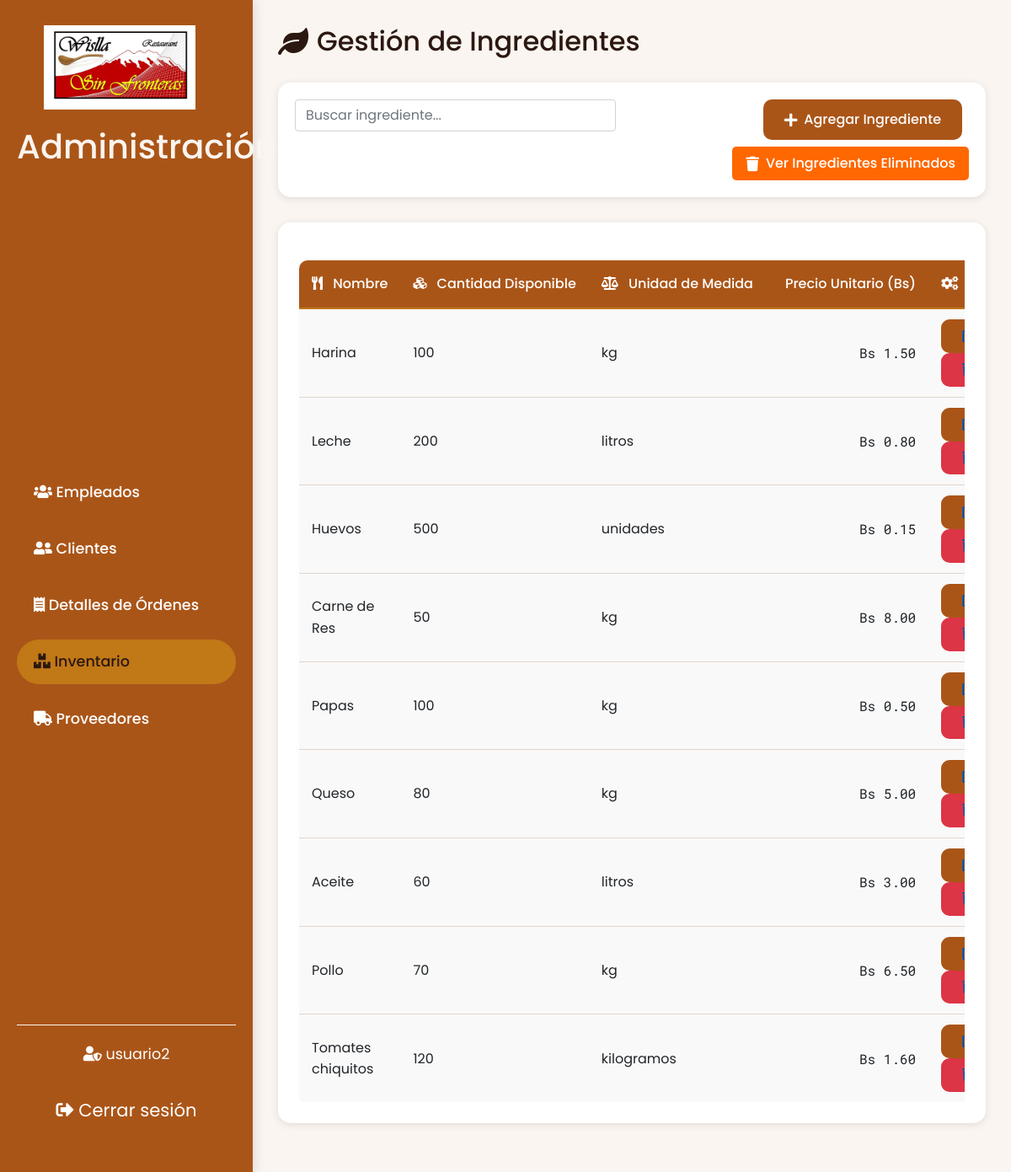
/paginaProyectoRest/administrador/inventario.php (signed in), run on the app's committed database.
### tables this page shows
CREATE TABLE `ingredientes` (
  `id` bigint(20) NOT NULL,
  `nombre` varchar(255) NOT NULL,
  `cantidad_disponible` int(11) NOT NULL CHECK (`cantidad_disponible` >= 0),
  `unidad_medida` varchar(50) NOT NULL,
  `precio_unitario` decimal(10,2) NOT NULL CHECK (`precio_unitario` >= 0),
  `activo` tinyint(1) NOT NULL DEFAULT 1,
  `motivo_eliminacion` varchar(100) DEFAULT NULL
);

### paginaProyectoRest/administrador/inventario.php (the view, shortened to what this page needs)
<?php
$nombre_admin = $_SESSION['nombre'];
$conn = conexion();
$sql_ingredientes = "SELECT * FROM ingredientes WHERE activo = 1";
$result_ingredientes = mysqli_query($conn, $sql_ingredientes);
?>
<!DOCTYPE html>
<html lang="es">
<head>
    <link href="https://cdnjs.cloudflare.com/ajax/libs/font-awesome/5.15.4/css/all.min.css" rel="stylesheet">
    <link href="https://cdnjs.cloudflare.com/ajax/libs/bootstrap/5.1.3/css/bootstrap.min.css" rel="stylesheet">
    <link rel="stylesheet" href="../css/styleCliAdmin.css">
</head>
<body>
    <div class="layout">
        <aside class="sidebar">
            <div class="logo">
                <a class="navbar-brand" href="#">
                    <img src="../imagenes/WisllaLogo.jpg" alt="Logo de Wislla">
                </a>
                <h1>Administración</h1>
            </div>
            <nav class="main-nav">
                <ul>
                    <li><a href="admin.php"><i class="fas fa-users"></i> Empleados</a></li>
                    <li><a href="clientes.php"><i class="fas fa-user-friends"></i> Clientes</a></li>
                    <li><a href="detalles.php"><i class="fas fa-receipt"></i> Detalles de Órdenes</a></li>
                    <li><a href="inventario.php" class="active"><i class="fas fa-boxes"></i> Inventario</a></li>
                    <li><a href="proveedores.php"><i class="fas fa-truck"></i> Proveedores</a></li>
                </ul>
            </nav>
            <div class="user-section">
                <span><i class="fas fa-user-shield"></i> <?= htmlspecialchars($nombre_admin); ?></span>
                <br><br>
                <a href="../registro/logout.php" class="logout-btn">
                    <i class="fas fa-sign-out-alt"></i> Cerrar sesión
                </a>
            </div>
        </aside>
        <main class="main-content">
            <header class="content-header">
                <h2><i class="fas fa-leaf"></i> Gestión de Ingredientes</h2>
            </header>
            <section class="filter-section">
                <div class="row">
                    <div class="col">
                        <input type="text" id="searchInput" class="form-control" placeholder="Buscar ingrediente..." onkeyup="buscarIngredientes()">
                    </div>
                    <div class="col text-end">
                        <button class="btn btn-primary me-2" data-bs-toggle="modal" data-bs-target="#addIngredientModal">
                            <i class="fas fa-plus"></i> Agregar Ingrediente
                        </button>
                        <a href="ingredientes_eliminados.php" class="btn btn-secondary mt-2">
                            <i class="fas fa-trash"></i> Ver Ingredientes Eliminados
                        </a>
                    </div>
                </div>
            </section>
            <section class="stats-card">
                <div class="table-responsive">
                    <table class="table">
                        <thead>
                            <tr>
                                <th><i class="fas fa-utensils"></i> Nombre</th>
                                <th><i class="fas fa-cubes"></i> Cantidad Disponible</th>
                                <th><i class="fas fa-balance-scale"></i> Unidad de Medida</th>
                                <th><i class=""></i> Precio Unitario (Bs)</th>
                                <th><i class="fas fa-cogs"></i> Acciones</th>
                            </tr>
                        </thead>
                        <tbody>
                            <?php while($row = mysqli_fetch_assoc($result_ingredientes)): ?>
                                <tr>
                                    <td><?= htmlspecialchars($row['nombre']); ?></td>
                                    <td>
                                        <?php if($row['cantidad_disponible'] < 10): ?>
                                            <span class="badge bg-warning">
                                                <?= htmlspecialchars($row['cantidad_disponible']); ?>
                                            </span>
                                        <?php else: ?>
                                            <?= htmlspecialchars($row['cantidad_disponible']); ?>
                                        <?php endif; ?>
                                    </td>
                                    <td><?= htmlspecialchars($row['unidad_medida']); ?></td>
                                    <td class="amount-column">Bs <?= number_format($row['precio_unitario'], 2); ?></td>
                                    <td>
                                        <a href="editar_ingrediente.php?id=<?= $row['id']; ?>" class="btn btn-primary btn-sm">
                                            <i class="fas fa-edit"></i>
                                        </a>
                                        <a href="eliminar_ingrediente.php?id=<?= $row['id']; ?>" class="btn btn-danger btn-sm">
                                            <i class="fas fa-trash"></i>
                                        </a>
                                    </td>
                                </tr>
                            <?php endwhile; ?>
                        </tbody>
                    </table>
                </div>
            </section>
        </main>
    </div>
</body>
</html>

### data on the page
ingredientes: nombre "Harina", cantidad_disponible "100", unidad_medida "kg", precio_unitario "1.50"
ingredientes: nombre "Leche", cantidad_disponible "200", unidad_medida "litros", precio_unitario "0.80"
ingredientes: nombre "Huevos", cantidad_disponible "500", unidad_medida "unidades", precio_unitario "0.15"
ingredientes: nombre "Carne de Res", cantidad_disponible "50", unidad_medida "kg", precio_unitario "8.00"
ingredientes: nombre "Papas", cantidad_disponible "100", unidad_medida "kg", precio_unitario "0.50"
ingredientes: nombre "Queso", cantidad_disponible "80", unidad_medida "kg", precio_unitario "5.00"
ingredientes: nombre "Aceite", cantidad_disponible "60", unidad_medida "litros", precio_unitario "3.00"
ingredientes: nombre "Pollo", cantidad_disponible "70", unidad_medida "kg", precio_unitario "6.50"
ingredientes: nombre "Tomates chiquitos", cantidad_disponible "120", unidad_medida "kilogramos", precio_unitario "1.60"

### other printed values
$nombre_admin "usuario2"
